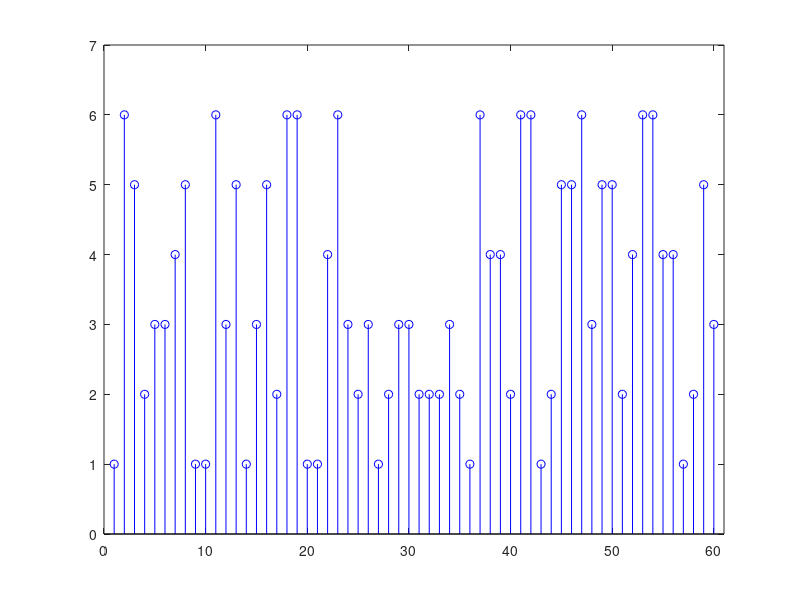

Here is the MATLAB script that generated this plot: (Note: this script raises an error after producing the figure.)
clear;
rng(1);
data = randi(6,1,60); % die
s(1,:) = sprintf('%d, %d, %d, %d, %d, %d, %d, %d, %d, %d,',data(1, 1:10));
s(2,:) = sprintf('%d, %d, %d, %d, %d, %d, %d, %d, %d, %d,',data(1,11:20));
s(3,:) = sprintf('%d, %d, %d, %d, %d, %d, %d, %d, %d, %d,',data(1,21:30));
s(4,:) = sprintf('%d, %d, %d, %d, %d, %d, %d, %d, %d, %d,',data(1,31:40));
s(5,:) = sprintf('%d, %d, %d, %d, %d, %d, %d, %d, %d, %d,',data(1,41:50));
s(6,:) = sprintf('%d, %d, %d, %d, %d, %d, %d, %d, %d, %d ',data(1,51:60));
disp(s);

figure('Name','Data Set')
% plot(data,'*');
stem(data, 'b');
axis([0 (length(data)+1) 0 (max(data)+1)]);

%%
% -------------------------------------------------------------------
figure('Name','Histogram')
h = histogram(data); % for the data set given: = histogram(data,0.5:6.5);
h.FaceColor = [0.8,0.9,1];
a = axis();
a(2) = 7;
a(4) = max(h.Values)*1.1;
axis(a);
yticks(2:2:16);
ax = gca;
ax.YGrid = 'on';

%%
% -------------------------------------------------------------------
figure('Name','Relative Frequency Plots')
%h = histogram(data,'Normalization','pdf', 'FaceColor', [1,0.5,0.5]);
 
[n,xe] = histcounts(data,'Normalization','pdf');
midpoints = (xe(1:length(xe)-1) + xe(2:length(xe)))/2;
bar(midpoints, n, 'BarWidth', 0.7, 'FaceColor', [0.8,0.9,1])

%%
% -------------------------------------------------------------------
figure('Name','Cumulative Relative Frequency Plot')
xMin = -0.5;
xMax = 7.5;
h = histogram(data, xMin:0.001:xMax, 'Normalization','cumcount');
xh = h.BinEdges(1:length(h.BinEdges)-1);
ch = [h.Values];
plot(xh,ch,'b--','Linewidth',0.2)

hold on
plot(xh,ch,'b.','Linewidth',2)
axis([xMin, xMax, 0, max(ch)*1.1]);
grid on

[c,xe] = histcounts(data,1:7,'Normalization','cumcount')
plot(xe(1:length(xe)-1),c, 'b.', 'MarkerSize', 15);
pbaspect([2 1 1])

%%
% -------------------------------------------------------------------
figure('Name','Quantiles')
% quantile function (as defined in the lecture)
x = sort(data);
n = length(x);
d = 1/n;

hold on
for i=1:n;
    plot1 = plot([(i-1)*d,i*d],[x(i),x(i)],'b','Linewidth',1);
end
for i=1:n-1;
    plot([i*d],[(x(i)+x(i+1))/2],'b.', 'MarkerSize', 13);
end
plot([0],[x(1)],'b.', 'MarkerSize', 13);
plot([1],[x(n)],'b.', 'MarkerSize', 13);

grid on
a = axis();
a(3) = 0.5;
a(4) = 6.5;
axis(a);
pbaspect([2 1 1])

% -------------------------------------------------------------------
% Matlab's quantile function uses linear interpolation
% x = 0:0.001:1;
% q = quantile(data,x);
% plot(x,q,'r--');
% 
% q = quantile(data,0:d:1);
% plot(0:d:1,q,'r*');


%%
% -------------------------------------------------------------------
s = sum(data);
fprintf('Sum:                %f\n', s);
fprintf('Mean:               %f\n', s/length(data));
m = mean(data);
fprintf('Mean:               %f\n', m);


v = ((data-m)*(data-m)')/(length(data)-1);
fprintf('Variance:           %f\n', v);
v = (data*data' - length(data)*m^2)/(length(data)-1);
fprintf('Variance:           %f\n', v);
v = var(data);
fprintf('Variance:           %f\n', v);

s = sqrt(v);
fprintf('Standard Deviation: %f\n', s);
s = std(data);
fprintf('Standard Deviation: %f\n', s);

%%
% -------------------------------------------------------------------
figure
boxplot(data,'orientation','horizontal');

data = sort(data);
fprintf('Median:             %f\n', (data(30)+data(31))/2);
fprintf('Median:             %f\n', median(data));
fprintf('1st Quartil:        %f\n', (data(15)+data(16))/2);
fprintf('1st Quartil:        %f\n', quantile(data,0.25));
fprintf('3rd Quartil:        %f\n', (data(45)+data(46))/2);
fprintf('3rd Quartil:        %f\n', quantile(data,0.75));
